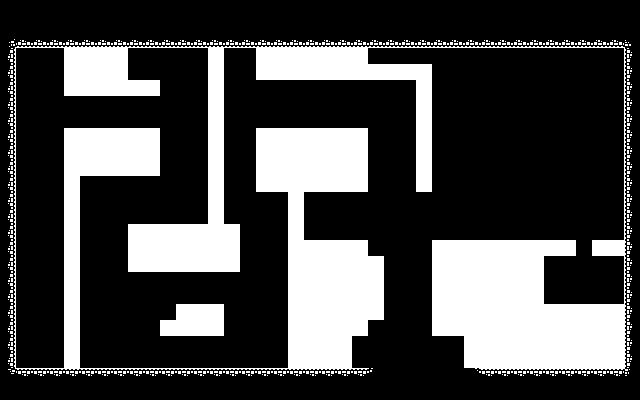

A level layout from a 2D game, rendered from its tile map. Below: a short description, then the map file with its tile-grid data intact:
An orthogonal 40x25 tile map with 16x16 px tiles, 1 tile layer (Tile Layer 1).

<map version="1.9" tiledversion="1.9.0" orientation="orthogonal" renderorder="right-down" width="40" height="25" tilewidth="16" tileheight="16" infinite="0" nextlayerid="2" nextobjectid="1">
 <tileset firstgid="1" source="tiles.tsx" />
 <layer id="1" name="Tile Layer 1" width="40" height="25">
  <data encoding="csv">
0,0,0,0,0,0,0,0,0,0,0,0,0,0,0,0,0,0,0,0,0,0,0,0,0,0,0,0,0,0,0,0,0,0,0,0,0,0,0,0,
0,0,0,0,0,0,0,0,0,0,0,0,0,0,0,0,0,0,0,0,0,0,0,0,0,0,0,0,0,0,0,0,0,0,0,0,0,0,0,0,
300,237,237,237,237,237,237,237,237,237,237,237,237,237,237,237,237,237,237,237,237,237,237,237,237,237,237,237,237,237,237,237,237,237,237,237,237,237,237,320,
218,0,0,0,376,376,376,376,0,0,0,0,0,376,0,0,376,376,376,376,376,376,376,0,0,0,0,0,0,0,0,0,0,0,0,0,0,0,0,216,
218,0,0,0,376,376,376,376,0,0,0,0,0,376,0,0,376,376,376,376,376,376,376,376,376,376,376,0,0,0,0,0,0,0,0,0,0,0,0,216,
218,0,0,0,376,376,376,376,376,376,0,0,0,376,0,0,0,0,0,0,0,0,0,0,0,0,376,0,0,0,0,0,0,0,0,0,0,0,0,216,
218,0,0,0,0,0,0,0,0,0,0,0,0,376,0,0,0,0,0,0,0,0,0,0,0,0,376,0,0,0,0,0,0,0,0,0,0,0,0,216,
218,0,0,0,0,0,0,0,0,0,0,0,0,376,0,0,0,0,0,0,0,0,0,0,0,0,376,0,0,0,0,0,0,0,0,0,0,0,0,216,
218,0,0,0,376,376,376,376,376,376,0,0,0,376,0,0,376,376,376,376,376,376,376,0,0,0,376,0,0,0,0,0,0,0,0,0,0,0,0,216,
218,0,0,0,376,376,376,376,376,376,0,0,0,376,0,0,376,376,376,376,376,376,376,0,0,0,376,0,0,0,0,0,0,0,0,0,0,0,0,216,
218,0,0,0,376,376,376,376,376,376,0,0,0,376,0,0,376,376,376,376,376,376,376,0,0,0,376,0,0,0,0,0,0,0,0,0,0,0,0,216,
218,0,0,0,376,0,0,0,0,0,0,0,0,376,0,0,376,376,376,376,376,376,376,0,0,0,376,0,0,0,0,0,0,0,0,0,0,0,0,216,
218,0,0,0,376,0,0,0,0,0,0,0,0,376,0,0,0,0,376,0,0,0,0,0,0,0,0,0,0,0,0,0,0,0,0,0,0,0,0,216,
218,0,0,0,376,0,0,0,0,0,0,0,0,376,0,0,0,0,376,0,0,0,0,0,0,0,0,0,0,0,0,0,0,0,0,0,0,0,0,216,
218,0,0,0,376,0,0,0,376,376,376,376,376,376,376,0,0,0,376,0,0,0,0,0,0,0,0,0,0,0,0,0,0,0,0,0,0,0,0,216,
218,0,0,0,376,0,0,0,376,376,376,376,376,376,376,0,0,0,376,376,376,376,376,0,0,0,0,376,376,376,376,376,376,376,376,376,0,376,376,216,
218,0,0,0,376,0,0,0,376,376,376,376,376,376,376,0,0,0,376,376,376,376,376,376,0,0,0,376,376,376,376,376,376,376,0,0,0,0,0,216,
218,0,0,0,376,0,0,0,0,0,0,0,0,0,0,0,0,0,376,376,376,376,376,376,0,0,0,376,376,376,376,376,376,376,0,0,0,0,0,216,
218,0,0,0,376,0,0,0,0,0,0,0,0,0,0,0,0,0,376,376,376,376,376,376,0,0,0,376,376,376,376,376,376,376,0,0,0,0,0,216,
218,0,0,0,376,0,0,0,0,0,0,376,376,376,0,0,0,0,376,376,376,376,376,376,0,0,0,376,376,376,376,376,376,376,376,376,376,376,376,216,
218,0,0,0,376,0,0,0,0,0,376,376,376,376,0,0,0,0,376,376,376,376,376,0,0,0,0,376,376,376,376,376,376,376,376,376,376,376,376,216,
218,0,0,0,376,0,0,0,0,0,0,0,0,0,0,0,0,0,376,376,376,376,0,0,0,0,0,0,0,376,376,376,376,376,376,376,376,376,376,216,
218,0,0,0,376,0,0,0,0,0,0,0,0,0,0,0,0,0,376,376,376,376,0,0,0,0,0,0,0,376,376,376,376,376,376,376,376,376,376,216,
280,197,197,197,197,197,197,197,197,197,197,197,197,197,197,197,197,197,197,197,197,197,197,260,0,0,0,0,0,200,197,197,197,197,197,197,197,197,197,340,
0,0,0,0,0,0,0,0,0,0,0,0,0,0,0,0,0,0,0,0,0,0,0,0,0,0,0,0,0,0,0,0,0,0,0,0,0,0,0,0
</data>
 </layer>
</map>
